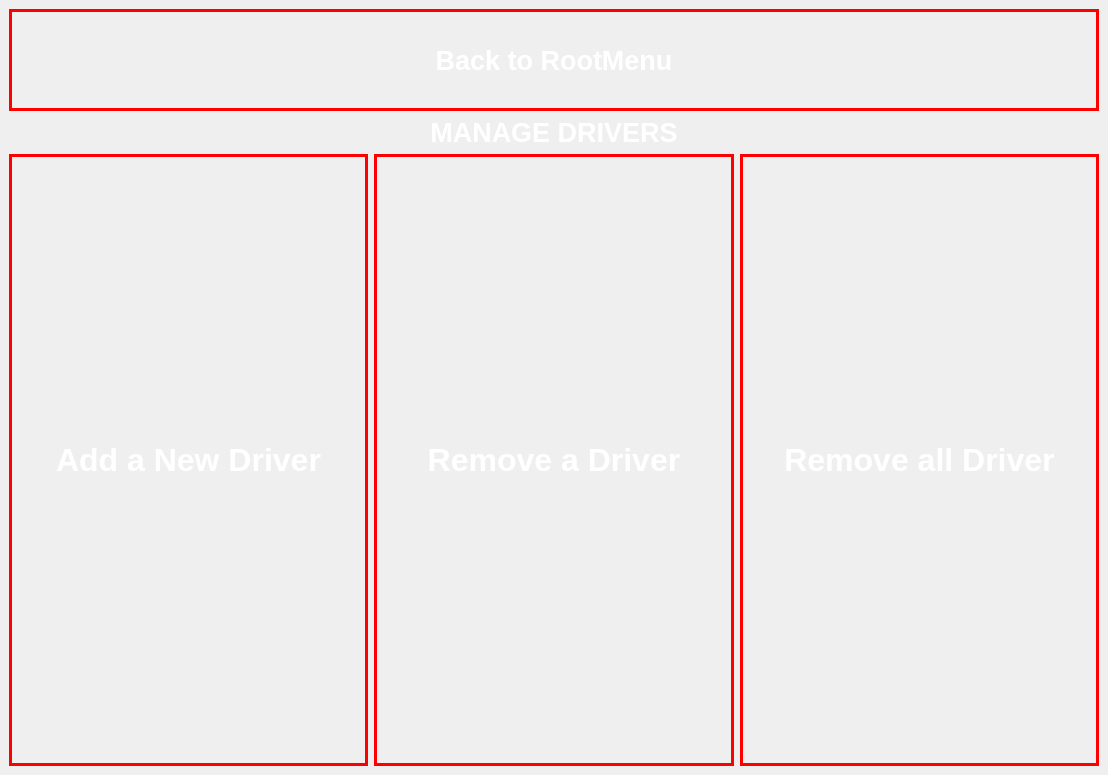
<?xml version="1.0" encoding="UTF-8"?>
<ui version="4.0">
 <class>manage_drivers</class>
 <widget class="QMainWindow" name="manage_drivers">
  <property name="geometry">
   <rect>
    <x>0</x>
    <y>0</y>
    <width>1108</width>
    <height>775</height>
   </rect>
  </property>
  <property name="font">
   <font>
    <pointsize>48</pointsize>
   </font>
  </property>
  <property name="windowTitle">
   <string>manage_drivers</string>
  </property>
  <property name="styleSheet">
   <string notr="true">background-image: url('/home/phong/Desktop/antitheft/GUI/3/a.jpg');
</string>
  </property>
  <widget class="QWidget" name="centralwidget">
   <layout class="QVBoxLayout" name="verticalLayout" stretch="2,0,12">
    <item>
     <widget class="QPushButton" name="backtoroot">
      <property name="sizePolicy">
       <sizepolicy hsizetype="Preferred" vsizetype="Preferred">
        <horstretch>0</horstretch>
        <verstretch>0</verstretch>
       </sizepolicy>
      </property>
      <property name="font">
       <font>
        <pointsize>20</pointsize>
        <weight>75</weight>
        <bold>true</bold>
       </font>
      </property>
      <property name="styleSheet">
       <string notr="true">color: white;
border: 3px solid red;</string>
      </property>
      <property name="text">
       <string>Back to RootMenu</string>
      </property>
     </widget>
    </item>
    <item>
     <widget class="QLabel" name="label">
      <property name="sizePolicy">
       <sizepolicy hsizetype="Preferred" vsizetype="Preferred">
        <horstretch>0</horstretch>
        <verstretch>0</verstretch>
       </sizepolicy>
      </property>
      <property name="font">
       <font>
        <pointsize>20</pointsize>
        <weight>75</weight>
        <bold>true</bold>
       </font>
      </property>
      <property name="styleSheet">
       <string notr="true">color: white;
</string>
      </property>
      <property name="text">
       <string>MANAGE DRIVERS</string>
      </property>
      <property name="alignment">
       <set>Qt::AlignCenter</set>
      </property>
     </widget>
    </item>
    <item>
     <layout class="QHBoxLayout" name="horizontalLayout">
      <item>
       <widget class="QPushButton" name="add_driver">
        <property name="sizePolicy">
         <sizepolicy hsizetype="Preferred" vsizetype="Preferred">
          <horstretch>0</horstretch>
          <verstretch>0</verstretch>
         </sizepolicy>
        </property>
        <property name="font">
         <font>
          <pointsize>24</pointsize>
          <weight>75</weight>
          <bold>true</bold>
         </font>
        </property>
        <property name="styleSheet">
         <string notr="true">color: white;
border: 3px solid red;</string>
        </property>
        <property name="text">
         <string>Add a New Driver</string>
        </property>
       </widget>
      </item>
      <item>
       <widget class="QPushButton" name="remove_driver">
        <property name="sizePolicy">
         <sizepolicy hsizetype="Preferred" vsizetype="Preferred">
          <horstretch>0</horstretch>
          <verstretch>0</verstretch>
         </sizepolicy>
        </property>
        <property name="font">
         <font>
          <pointsize>24</pointsize>
          <weight>75</weight>
          <bold>true</bold>
         </font>
        </property>
        <property name="styleSheet">
         <string notr="true">color: white;
border: 3px solid red;</string>
        </property>
        <property name="text">
         <string>Remove a Driver</string>
        </property>
       </widget>
      </item>
      <item>
       <widget class="QPushButton" name="remove_all">
        <property name="sizePolicy">
         <sizepolicy hsizetype="Preferred" vsizetype="Preferred">
          <horstretch>0</horstretch>
          <verstretch>0</verstretch>
         </sizepolicy>
        </property>
        <property name="font">
         <font>
          <pointsize>24</pointsize>
          <weight>75</weight>
          <bold>true</bold>
         </font>
        </property>
        <property name="styleSheet">
         <string notr="true">color: white;
border: 3px solid red;</string>
        </property>
        <property name="text">
         <string>Remove all Driver</string>
        </property>
       </widget>
      </item>
     </layout>
    </item>
   </layout>
  </widget>
 </widget>
 <resources/>
 <connections/>
</ui>
